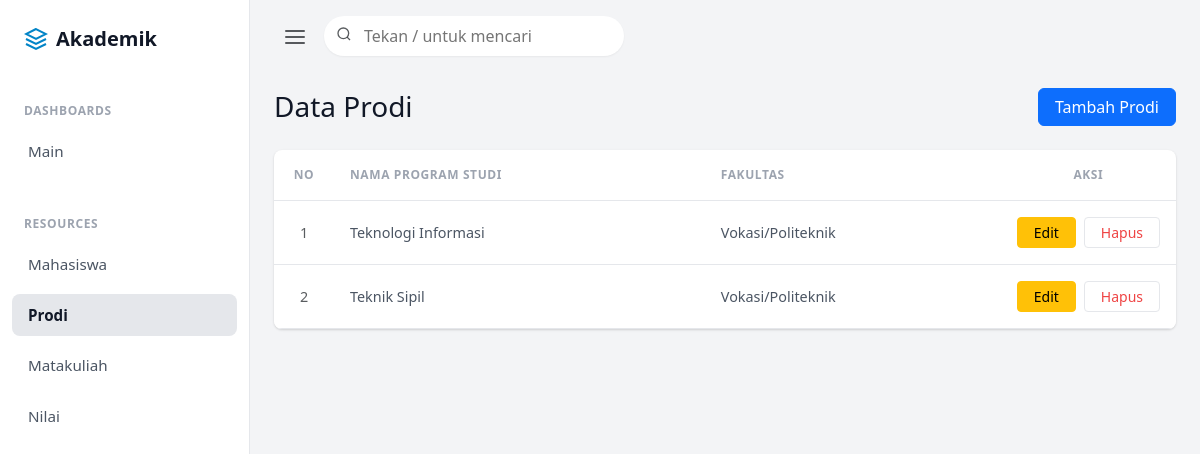
/index.php?page=prodi, run on the app's committed database.
### tables this page shows
CREATE TABLE prodi (
    id_prodi INT AUTO_INCREMENT PRIMARY KEY,
    nama_prodi VARCHAR(100) NOT NULL,
    fakultas VARCHAR(100) NOT NULL
);

### views/prodi/prodi.php (the view)
<?php require_once __DIR__ . '/../../config/koneksi.php'; ?>
<div class="d-flex justify-content-between align-items-center mb-4">
    <h3 class="fw-normal mb-0" style="color: var(--nova-heading);">Data Prodi</h3>
    <a href="index.php?page=prodiCreate" class="btn btn-primary px-3">Tambah Prodi</a>
</div>
<div class="nova-card overflow-hidden">
    <div class="table-responsive">
        <table class="table align-middle mb-0">
            <thead>
                <tr>
                    <th class="text-center" style="width: 60px;">No</th>
                    <th>Nama Program Studi</th>
                    <th>Fakultas</th>
                    <th class="text-center" style="width: 100px;">Aksi</th>
                </tr>
            </thead>
            <tbody>
                <?php
                $query = "SELECT * FROM prodi ORDER BY id_prodi ASC";
                $result = mysqli_query($conn, $query);
                $no = 1;
                while ($row = mysqli_fetch_assoc($result)) :
                ?>
                    <tr>
                        <td class="text-center text-muted"><?= $no++ ?></td>
                        <td><?= $row['nama_prodi'] ?></td>
                        <td><?= $row['fakultas'] ?></td>
                        <td class="text-center">
                            <div class="d-flex justify-content-center gap-2">
                                <a href="index.php?page=prodiEdit&id=<?= $row['id_prodi'] ?>"
                                    class="btn btn-warning btn-sm fw-medium px-3">Edit</a>
                                <a href="controllers/prodiController.php?aksi=hapus&id=<?= $row['id_prodi'] ?>"
                                    class="btn btn-danger btn-sm px-3"
                                    onclick="return confirm('Yakin ingin menghapus prodi ini?')">Hapus</a>
                            </div>
                        </td>
                    </tr>
                <?php endwhile; ?>
            </tbody>
        </table>
    </div>
</div>

### assets/css/style.css (style rules this page uses)
:root { --nova-bg: #f3f4f6; --nova-sidebar: #ffffff; --nova-text: #4b5563; --nova-heading: #111827; --nova-muted: #9ca3af; --nova-primary: #0ea5e9; --nova-primary-hover: #0284c7; --nova-border: #e5e7eb; --nova-create: #01bd3d; }
body { background-color: var(--nova-bg) !important; color: var(--nova-text); font-family: system-ui, -apple-system, sans-serif; }
.nova-card { background-color: #fff; border-radius: 0.5rem; box-shadow: 0 1px 3px 0 rgba(0, 0, 0, 0.1), 0 1px 2px 0 rgba(0, 0, 0, 0.06); border: none; }
.table { margin-bottom: 0; }
.table th { background-color: transparent !important; color: var(--nova-muted); font-size: 0.75rem; font-weight: 700; text-transform: uppercase; letter-spacing: 0.05em; border-bottom: 1px solid var(--nova-border); padding: 1rem; }
.table td { padding: 1rem; vertical-align: middle; border-bottom: 1px solid var(--nova-border); color: var(--nova-text); font-size: 0.9rem; }
.btn-danger { background-color: #fff !important; color: #ef4444 !important; border: 1px solid #e5e7eb !important; font-weight: 500; }

### data on the page
prodi: nama_prodi "Teknologi Informasi", fakultas "Vokasi/Politeknik"
prodi: nama_prodi "Teknik Sipil", fakultas "Vokasi/Politeknik"
